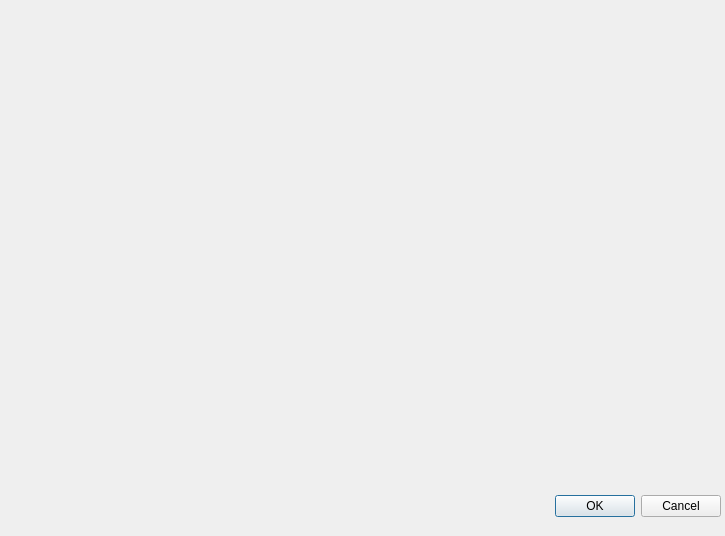
<?xml version="1.0" encoding="UTF-8"?>
<ui version="4.0">
 <class>cewe</class>
 <widget class="QDialog" name="cewe">
  <property name="geometry">
   <rect>
    <x>0</x>
    <y>0</y>
    <width>725</width>
    <height>536</height>
   </rect>
  </property>
  <property name="windowTitle">
   <string>Dialog</string>
  </property>
  <widget class="QDialogButtonBox" name="buttonBox">
   <property name="geometry">
    <rect>
     <x>550</x>
     <y>490</y>
     <width>171</width>
     <height>32</height>
    </rect>
   </property>
   <property name="orientation">
    <enum>Qt::Orientation::Horizontal</enum>
   </property>
   <property name="standardButtons">
    <set>QDialogButtonBox::StandardButton::Cancel|QDialogButtonBox::StandardButton::Ok</set>
   </property>
  </widget>
 </widget>
 <resources/>
 <connections>
  <connection>
   <sender>buttonBox</sender>
   <signal>accepted()</signal>
   <receiver>cewe</receiver>
   <slot>accept()</slot>
   <hints>
    <hint type="sourcelabel">
     <x>248</x>
     <y>254</y>
    </hint>
    <hint type="destinationlabel">
     <x>157</x>
     <y>274</y>
    </hint>
   </hints>
  </connection>
  <connection>
   <sender>buttonBox</sender>
   <signal>rejected()</signal>
   <receiver>cewe</receiver>
   <slot>reject()</slot>
   <hints>
    <hint type="sourcelabel">
     <x>316</x>
     <y>260</y>
    </hint>
    <hint type="destinationlabel">
     <x>286</x>
     <y>274</y>
    </hint>
   </hints>
  </connection>
 </connections>
</ui>
